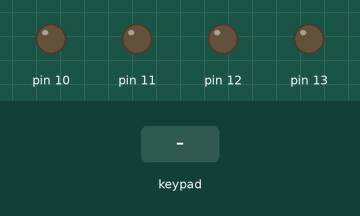
The sketch below on a simulated Arduino Uno, built with avr-gcc and run on an emulated ATmega328P. Parts: output pins drawn as LEDs (lit = HIGH). The test bench sets the inputs (shaded band).

Above: at 1.2 s.
1.3 s: key 'A' pressed
At 2.5 s:
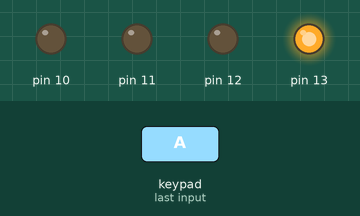
2.8 s: keypad keys 5 4 3 2 D pressed 0.4 s apart
At 4.9 s:
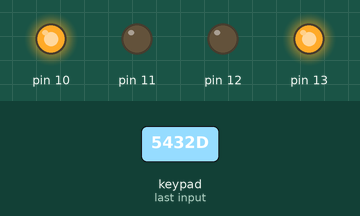
6.9 s: key 'B' pressed
At 7.9 s:
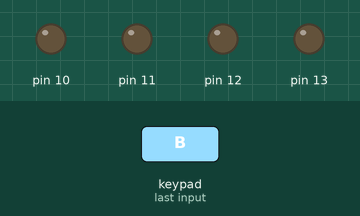
8.4 s: keypad keys 1 3 9 7 D pressed 0.4 s apart
At 10.3 s:
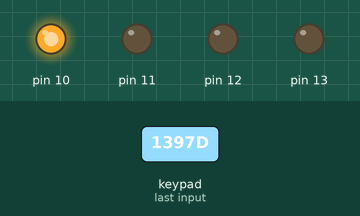
Timing chart, 0 to 12.5 s (numbered marks = the images above; inputs shaded):
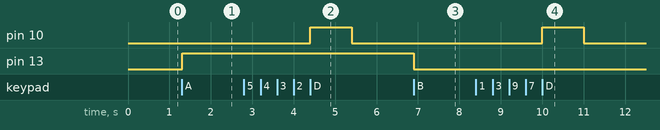

Measured:
- after the input at 1.3 s, pin 13: LOW → HIGH at once
- after the input at 2.8 s, pin 10: LOW → HIGH after 1.6 s, → LOW 1.0 s later
- after the input at 6.9 s, pin 13: HIGH → LOW at once
- after the input at 8.4 s, pin 10: LOW → HIGH after 1.6 s, → LOW 1.0 s later

The sketch:

dishReturn.ino
```cpp
#include <Keypad.h>


const byte rows = 4;
const byte colm = 4;

char keys[rows][colm] =
{
  {'1', '2', '3', 'A'},
  {'4', '5', '5', 'B'},
  {'7', '8', '9', 'C'},
  {'*', '0', '#', 'D'},
};

byte rowPins[rows] = {9, 8, 7, 6};
byte colPins[colm] = {5, 4, 3, 2};

Keypad hokieKeypad = Keypad(makeKeymap(keys), rowPins, colPins, rows, colm);

String hokieID = String("-1");
//note that it can only store 10 ids in this version
String ids[10];
int idPosition = 0;

//type A
int numDishes = 0;
//type C
int numUtensils = 0;
//type B
int numCups = 0;

void setup()
{
  // set up leds
pinMode(13, OUTPUT);
pinMode(12, OUTPUT);
pinMode(11, OUTPUT);
pinMode(10, OUTPUT);

}

void loop()
{
  // put your main code here, to run repeatedly:
  char keyEntry = hokieKeypad.getKey();


      if (keyEntry >= '0' && keyEntry <= '9')
      {
        hokieID = hokieID + keyEntry;

      }
  if(keyEntry == 'D'){

    ids[idPosition] = hokieID;
    idPosition = idPosition +1;
    hokieID = -1;

    //flash blue
    digitalWrite(10, HIGH);
    delay(1000);
    digitalWrite(10, LOW);
  }

  if(keyEntry=='A'){
    numDishes = numDishes + 1;
  } else if (keyEntry=='B'){
    numCups = numCups +1;
  }else if (keyEntry == 'C'){
    numUtensils = numUtensils+1;
  }

  //reset all counts
  if (keyEntry == '*'){
    numDishes = 0;
    numCups = 0;
    numUtensils = 0;
    updateLights(numDishes);
  }

  //determine most full

  if(numDishes>numCups && numDishes>numUtensils){
    updateLights(numDishes);
  }else if (numCups> numDishes && numCups>numUtensils){
    updateLights(numCups);
  }else if (numUtensils>numDishes && numUtensils> numCups){
    updateLights(numUtensils);
  }else{
     digitalWrite(13, LOW);
  digitalWrite(12, LOW);
  digitalWrite(11, LOW);
  }

}


//count is current amount
//we are assuming capacity is 10
void updateLights(int count){
if (count<5){
  digitalWrite(13, HIGH);
  digitalWrite(12, LOW);
  digitalWrite(11, LOW);
}else if (count<8){
  digitalWrite(12, HIGH);
  digitalWrite(13, LOW);
  digitalWrite(11, LOW);
}else{
  digitalWrite(11, HIGH);
  digitalWrite(13, LOW);
  digitalWrite(12, LOW);
}
}
```
